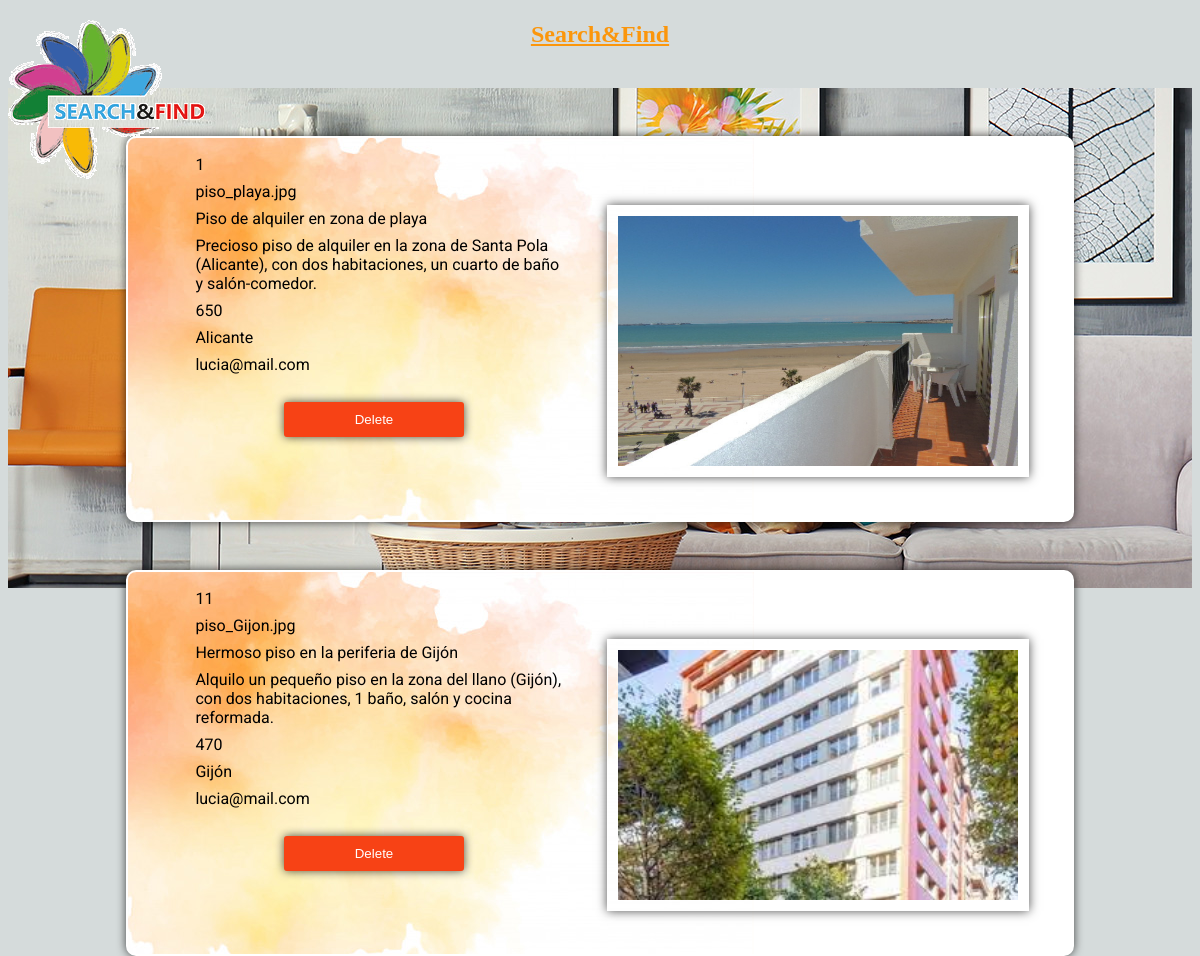
The app's page /profile.php (signed in) with its own data.
### tables this page shows
CREATE TABLE `apartment` (
  `id` int(11) NOT NULL AUTO_INCREMENT,
  `image` varchar(1000) NOT NULL,
  `info` varchar(500) NOT NULL,
  `description` varchar(800) NOT NULL,
  `price` int(11) NOT NULL,
  `location` varchar(300) NOT NULL,
  `name` varchar(150) NOT NULL,
  `email` varchar(100) NOT NULL,
  `phone` int(11) NOT NULL,
  `idusers` int(11) NOT NULL,
  PRIMARY KEY (`id`),
  KEY `idusers_idx` (`idusers`),
  CONSTRAINT `idusers` FOREIGN KEY (`idusers`) REFERENCES `users` (`id`) ON DELETE NO ACTION ON UPDATE NO ACTION
);

### database.php (called while the page is built, shortened)
<?php
class searchandfind
{
    private $host;
    private $descriptor;
    private $resultado;
    function __construct($host, $user, $password, $dbname, $port, $socket)
    {
        $this->user = $user;
        $this->password = $password;
        $this->dbname = $dbname;
        $this->port = $port;
        $this->socket = $socket;
        $this->descriptor = mysqli_connect($this->host, $this->user, $this->password, $this->dbname, $this->port, $this->socket);
    }
    public function consulta($consulta)
    {
        $this->resultado = mysqli_query($this->descriptor, $consulta);
    }
    public function extraer_registro()
    {
        if ($fila = mysqli_fetch_array($this->resultado, MYSQLI_ASSOC)) {
            return $fila;
        } else {
            return false;
        }
    }
}
$server = '127.0.0.1';
$port = 3306;
$socket = "";
$username='root';
$password='';
$database='s&fdatabase';
$con = new searchandfind($server, $username, $password, $database, $port, $socket);
?>

### profile.php (the view, shortened to what this page needs)
<!DOCTYPE html>
<html lang="en">
<head>
    <link rel="stylesheet" href="activos/css/style.css">
</head>
<?php
        require 'parciales/header.php';
?>
<body>
        <div id='cabec'>
<?php
   require 'database.php';
   if (isset($_SESSION['user_id'])) {
       $idusers = $_SESSION['user_id'];
   }
        $con->consulta("SELECT id, image, info,description,price,location,email FROM apartment WHERE idusers = '$idusers'");
   while ($fila = $con->extraer_registro()) {
       echo "<TABLE>
                           <TR>
                           <TD>";
       foreach ($fila as $key => $valor) {
           echo "<div id='texto'>$valor</div>";
           if ($key == 'image') {
               echo "<img src='$valor'>";
           }
       }
        echo "
        <form method='POST'><br>
        <input type='submit' value='Delete' name='Delete'>
        </TD><br><br>
        </TR>
        </TABLE>
        </form>";
   }
   ?>

### parciales/header.php (shortened to what this page needs)
<!DOCTYPE html>
<html lang="en">
<head>
    <link rel="stylesheet" href="activos/css/style.css">
</head>
<div class="header">
<div class='logo'></div>
    <h2><a href="/S&F">Search&Find</a></h2>
</div>
<body>
</body>
</html>

### profile.php (style rules this page uses)
body { font-family: 'Roboto', sans-serif; text-align: center; background-color:#D5DBDB; }
#cabec { margin-top:40px; background-image:url(venta-apartamentos-ceuta-8.jpg) ; height: 500px; width:100%; background-repeat: cover; background-repeat: no-repeat; }
#texto { width:40%; padding:4px; margin-left:50px; text-align: left; }
img { height:250px; width:400px; margin-right:30px; margin-bottom:30px; float:right; box-shadow: 0 0 10px rgba(0, 0, 0, 0.7); border: 1px solid white; padding:10px; }
table { background-image:url(fondo-abstracto-suave-acuarela_1055-8407.jpg); background-color:white; width: 80%; height: 40 0px; margin: 0 auto; margin-top:10px; border-radius: 10px; box-shadow: 0 0 10px rgba(0, 0, 0, 0.7); padding:10px; border:2px solid white; background-repeat: cover; background-repeat: no-repeat; }
input[value="Delete"] { padding: 10px; color: #fff; background: #F74215; width: 180px; border: 0; border-radius: 3px; cursor: pointer; box-shadow: 0 0 10px rgba(0, 0, 0, 0.7); margin-top:5px; }

### parciales/header.php (style rules this page uses)
.header a { margin: 10px; color:#FB960C; font-family: Palatino Linotype; float:center; }
.logo { background-image:url("Sin-título-1.gif"); float:left; width:200px; height: 160px; background-repeat: no-repeat; position: absolute; }

### records on screen
apartment: image "piso_playa.jpg", image (picture), info "Piso de alquiler en zona de playa", description "Precioso piso de alquiler en la zona de Santa Pola (Alicante), con dos habitaciones, un cuarto de baño y salón-comedor.", price "650", location "Alicante", email "lucia@mail.com"
apartment: id "11", image "piso_Gijon.jpg", image (picture), info "Hermoso piso en la periferia de Gijón", description "Alquilo un pequeño piso en la zona del llano (Gijón), con dos habitaciones, 1 baño, salón y cocina reformada.", price "470", location "Gijón", email "lucia@mail.com"
